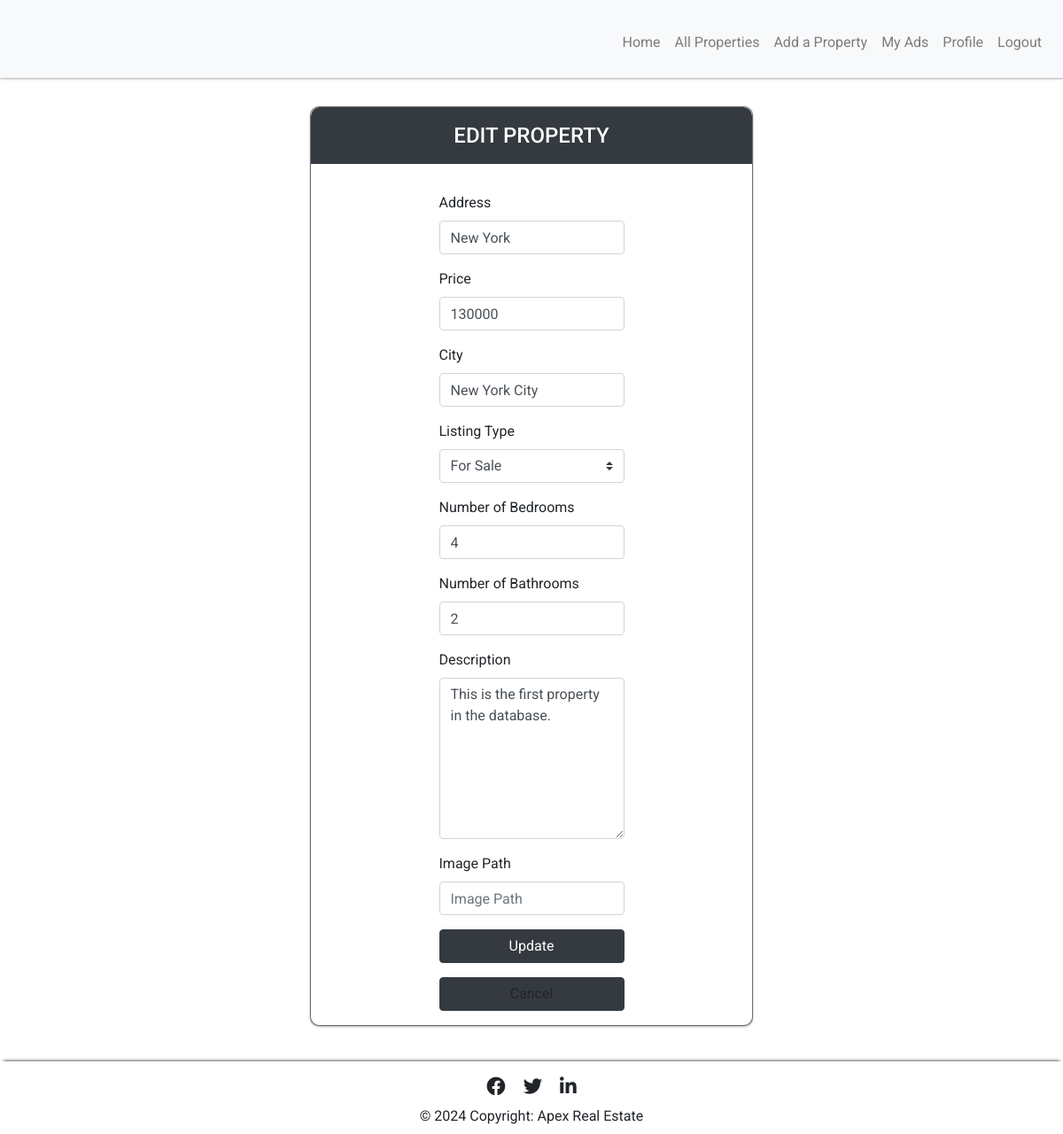
/agents/edit_property/1 (signed in), run on an earlier commit of the app's database.
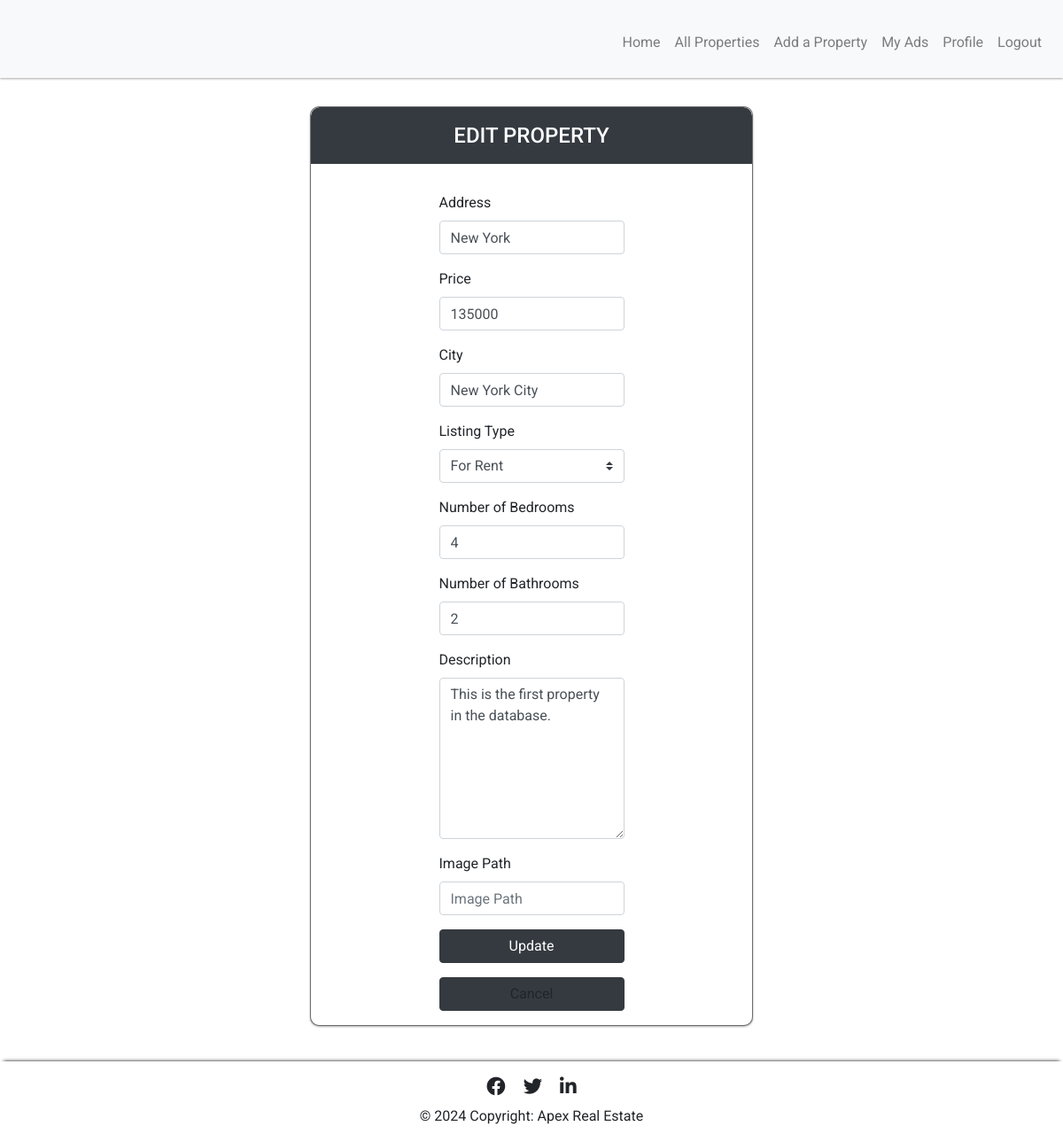
And on a later commit of the database.
### apex/models.py (models this page shows, shortened)
class Property(db.Model):
  id = db.Column(db.Integer, primary_key=True)
  address = db.Column(db.String(255), nullable=False)
  city = db.Column(db.String(100), nullable=False)
  property_size = db.Column(db.Integer, nullable=False)
  num_bedrooms = db.Column(db.Integer, nullable=False)
  num_bathrooms = db.Column(db.Integer, nullable=False)
  num_carspaces = db.Column(db.Integer, nullable=False)
  description = db.Column(db.Text, nullable=True)
  image_link = db.Column(db.String(255), nullable=True)
  price = db.Column(db.Integer, nullable=False)  # New attribute for property price
  created_date = db.Column(db.DateTime, nullable=False, default=datetime.utcnow)  # New attribute for property creation date
  listing_status = db.Column(db.String(50), nullable=False)  # New attribute for property listing status
  listing_type = db.Column(db.String(50), nullable=False)  # New attribute for property listing type
  agent_id = db.Column(db.Integer, db.ForeignKey('agent.id'), nullable=False)
  agent = db.relationship('Agent', backref='properties')

### apex/agents/routes.py (the view)
@agents.route("/agents/edit_property/<property_id>", methods=["GET", "POST"])
def edit_property(property_id):
  property_to_edit = Property.query.get(property_id)
  if property_to_edit:
      if current_user == property_to_edit.agent:
          if request.method == "POST":
              property_to_edit.address = request.form['address']
              property_to_edit.price = request.form['price']
              property_to_edit.num_bedrooms = request.form['num_bedrooms']
              property_to_edit.num_bathrooms = request.form['num_bathrooms']
              property_to_edit.city = request.form['city']
              property_to_edit.listing_type = request.form['listing_type']
              property_to_edit.description = request.form['description']
              if 'image_link' in request.form:
                  property_to_edit.image_link = request.form['image_link']
              db.session.commit()
              flash('Property updated successfully!', 'success')
              return redirect(url_for('agents.property_details', property_id=property_id))
          else:
              return render_template('edit_property.html', property_details=property_to_edit)
      else:
          flash('You are not authorized to edit this property.', 'danger')
          return redirect(url_for('agents.property_details', property_id=property_id))
  else:
      flash('Property not found.', 'danger')
      return redirect(url_for('agents.home_agent'))

### apex/models.py (called while the page is built)
@login_manager.user_loader
def load_agent(agent_id):
    return Agent.query.get(int(agent_id))

### apex/templates/edit_property.html
{% extends "base_agent.html" %}
{% block content %}
<div class="container-fluid col-11 col-md-8 col-lg-6 col-xl-5 mb-4 add-property-container">
    <div class="row add-title mb-3">
        <h4>EDIT PROPERTY</h4>
    </div>
    <div class="row mx-auto px-2 mt-3 form-property">
        <form action="{{ url_for('agents.edit_property', property_id=property_details.id) }}" method="POST">
            <div class="form-group">
                <label for="address">Address</label>
                <input type="text" class="form-control" id="address" name="address" value="{{ property_details.address }}" placeholder="Address" required>
            </div>
            <div class="form-group">
                <label for="price">Price</label>
                <input type="number" class="form-control" id="price" name="price" value="{{ property_details.price }}" placeholder="Price" required>
            </div>
            <div class="form-group">
                <label for="city">City</label>
                <input type="text" class="form-control" id="city" name="city" value="{{ property_details.city }}" placeholder="City" required>
            </div>
            <div class="form-group">
                <label for="listing_type">Listing Type</label>
                <select class="custom-select" id="listing_type" name="listing_type">
                    <option value="sale" {% if property_details.listing_type == 'sale' %} selected {% endif %}>For Sale</option>
                    <option value="rent" {% if property_details.listing_type == 'rent' %} selected {% endif %}>For Rent</option>
                </select>
            </div>
            <div class="form-group">
                <label for="num_bedrooms">Number of Bedrooms</label>
                <input type="number" class="form-control" id="num_bedrooms" name="num_bedrooms" value="{{ property_details.num_bedrooms }}" placeholder="Number of Bedrooms" required>
            </div>
            <div class="form-group">
                <label for="num_bathrooms">Number of Bathrooms</label>
                <input type="number" class="form-control" id="num_bathrooms" name="num_bathrooms" value="{{ property_details.num_bathrooms }}" placeholder="Number of Bathrooms" required>
            </div>
            <div class="form-group">
                <label for="description">Description</label>
                <textarea class="form-control" rows="7" id="description" name="description" placeholder="Description">{{ property_details.description }}</textarea>
            </div>
            <div class="form-group">
                <label for="image_path">Image Path</label>
                <input type="text" class="form-control" id="image_path" name="image_path" value="{{ property_details.image_path }}" placeholder="Image Path">
            </div>
            <button type="submit" class="btn btn-dark btn-block mb-3">Update</button>
            <a class="btn btn-dark btn-block mb-3" href="{{ url_for('agents.property_details', property_id=property_details.id) }}">Cancel</a>
        </form>
    </div>
</div>
{% endblock %}

What changed in the data, as far as the page shows it:
changed Property "New York": price "130000" → "135000"; listing_type "For Sale" → "For Rent"
